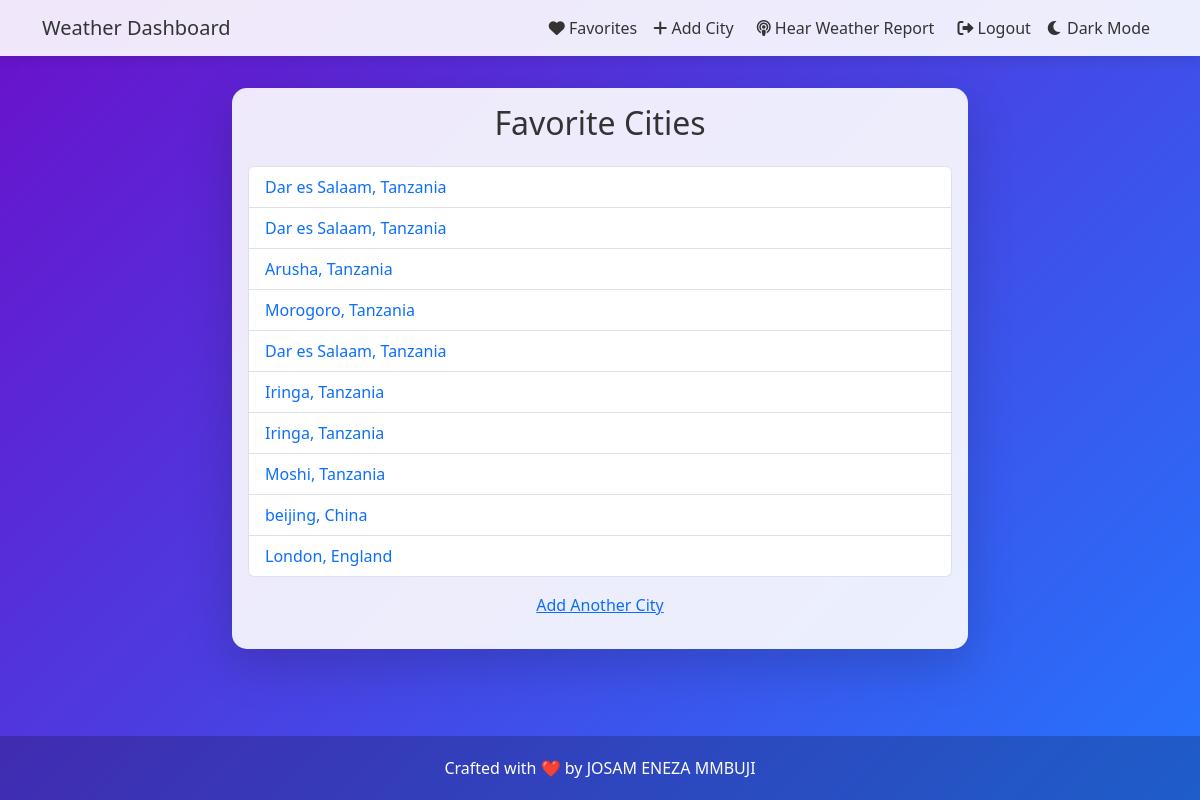
Page /favorite-cities/ (signed in) on the committed database.
### weather/models.py (models this page shows, shortened)
class FavoriteCity(models.Model):
    user = models.ForeignKey(User, on_delete=models.CASCADE)  # Link to the user
    city = models.CharField(max_length=100)  # City name
    country = models.CharField(max_length=100)  # Country name

### weather/views.py (the view)
# urls.py: path('favorite-cities/', views.favorite_cities, name='favorite_cities'),
@login_required
def favorite_cities(request):
    favorite_cities = FavoriteCity.objects.filter(user=request.user)
    return render(request, 'weather/favorite_cities.html', {'favorite_cities': favorite_cities})

### weather/templates/weather/favorite_cities.html (shortened to what this page needs)
<!DOCTYPE html>
<html lang="en">
<head>
    <link href="https://cdn.jsdelivr.net/npm/bootstrap@5.3.0/dist/css/bootstrap.min.css" rel="stylesheet">
    <link rel="stylesheet" href="https://cdnjs.cloudflare.com/ajax/libs/font-awesome/6.0.0-beta3/css/all.min.css">
</head>
<body onload="getLocation()">
    <nav class="navbar navbar-expand-lg navbar-light">
        <div class="container">
            <a class="navbar-brand" href="/">Weather Dashboard</a>
            <div class="collapse navbar-collapse" id="navbarNav">
                <ul class="navbar-nav ms-auto">
                    {% if user.is_authenticated %}
                        <li class="nav-item">
                            <a class="nav-link" href="/favorite-cities/"><i class="fas fa-heart"></i> Favorites</a>
                        </li>
                        <li class="nav-item">
                            <a class="nav-link" href="/add-favorite-city/"><i class="fas fa-plus"></i> Add City</a>
                        </li>
                        <li class="nav-item">
                            <a class="nav-link" href="#" id="speak-weather"><i class="fas fa-podcast"></i> Hear Weather Report</a>
                      </li>
                        <li class="nav-item">
                            <a class="nav-link" href="/logout/"><i class="fas fa-sign-out-alt"></i> Logout</a>
                        </li>
                    {% else %}
                        <li class="nav-item">
                            <a class="nav-link" href="/login/"><i class="fas fa-sign-in-alt"></i> Login</a>
                        </li>
                    {% endif %}
                    <li class="nav-item">
                        <button class="btn btn-link nav-link" onclick="toggleDarkMode()" id="theme-toggle">
                            <i id="theme-icon" class="fas fa-moon"></i>
                            <span id="theme-text">Dark Mode</span>
                        </button>
                    </li>
                </ul>
            </div>
        </div>
    </nav>
    <div class="container">
        <div class="row justify-content-center">
            <div class="col-md-8">
                <div class="card shadow-lg">
                    <div class="card-body">
                        <h2 class="card-title text-center mb-4">Favorite Cities</h2>
                        <ul class="list-group">
                            {% for city in favorite_cities %}
                                <li class="list-group-item">
                                    <a href="/?city={{ city.city }}" class="text-decoration-none">{{ city.city }}, {{ city.country }}</a>
                                </li>
                            {% endfor %}
                        </ul>
                        <div class="text-center mt-3">
                            <p><a href="/add-favorite-city/">Add Another City</a></p>
                        </div>
                    </div>
                </div>
            </div>
        </div>
    </div>
     <footer>
        <p class="mb-0">Crafted with ❤️ by <a href="https://github.com/" target="_blank">JOSAM ENEZA MMBUJI</a></p>
    </footer>
</body>
</html>

### weather/templates/weather/favorite_cities.html (style rules this page uses)
body { background: linear-gradient(135deg, #6a11cb, #2575fc); color: #fff; min-height: 100vh; display: flex; flex-direction: column; }
.navbar { background: rgba(255, 255, 255, 0.9); box-shadow: 0 4px 12px rgba(0, 0, 0, 0.1); }
.navbar-brand, .nav-link { color: #333 !important; }
.card { border: none; border-radius: 15px; box-shadow: 0 4px 12px rgba(0, 0, 0, 0.1); background: rgba(255, 255, 255, 0.9); color: #333; margin-top: 2rem; }
footer { margin-top: auto; padding: 20px 0; text-align: center; background: rgba(0, 0, 0, 0.2); color: #fff; }
footer a { color: #fff; text-decoration: none; }
#speak-weather { color: white; padding: 8px 15px; border-radius: 5px; transition: background 0.3s ease; }

### rows in the picture
FavoriteCity: city "Dar es Salaam", country "Tanzania"
FavoriteCity: city "Dar es Salaam", country "Tanzania"
FavoriteCity: city "Arusha", country "Tanzania"
FavoriteCity: city "Morogoro", country "Tanzania"
FavoriteCity: city "Dar es Salaam", country "Tanzania"
FavoriteCity: city "Iringa", country "Tanzania"
FavoriteCity: city "Iringa", country "Tanzania"
FavoriteCity: city "Moshi", country "Tanzania"
FavoriteCity: city "beijing", country "China"
FavoriteCity: city "London", country "England"
